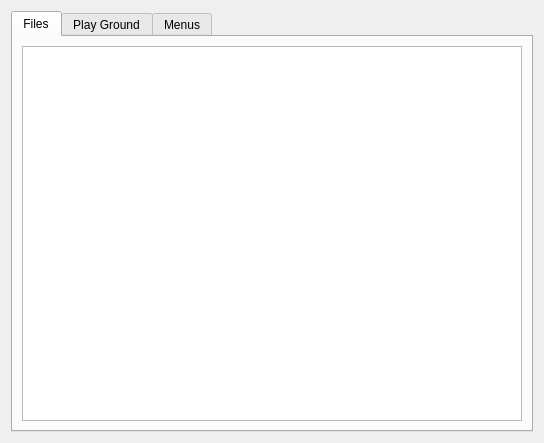
<?xml version="1.0" encoding="UTF-8"?>
<ui version="4.0">
 <class>Form</class>
 <widget class="QWidget" name="Form">
  <property name="geometry">
   <rect>
    <x>0</x>
    <y>0</y>
    <width>532</width>
    <height>433</height>
   </rect>
  </property>
  <property name="windowTitle">
   <string>MYRaf</string>
  </property>
  <layout class="QGridLayout" name="gridLayout">
   <item row="0" column="0">
    <widget class="QTabWidget" name="tabWidget">
     <property name="currentIndex">
      <number>0</number>
     </property>
     <widget class="QWidget" name="tab">
      <attribute name="title">
       <string>Files</string>
      </attribute>
      <layout class="QGridLayout" name="gridLayout_2">
       <item row="0" column="0">
        <widget class="QTextBrowser" name="textBrowser_3">
         <property name="minimumSize">
          <size>
           <width>500</width>
           <height>373</height>
          </size>
         </property>
         <property name="html">
          <string>&lt;!DOCTYPE HTML PUBLIC &quot;-//W3C//DTD HTML 4.0//EN&quot; &quot;http://www.w3.org/TR/REC-html40/strict.dtd&quot;&gt;
&lt;html&gt;&lt;head&gt;&lt;meta name=&quot;qrichtext&quot; content=&quot;1&quot; /&gt;&lt;style type=&quot;text/css&quot;&gt;
p, li { white-space: pre-wrap; }
&lt;/style&gt;&lt;/head&gt;&lt;body style=&quot; font-family:'Noto Sans'; font-size:10pt; font-weight:400; font-style:normal;&quot;&gt;
&lt;p align=&quot;justify&quot; style=&quot;-qt-paragraph-type:empty; margin-top:12px; margin-bottom:12px; margin-left:0px; margin-right:0px; -qt-block-indent:0; text-indent:0px;&quot;&gt;&lt;br /&gt;&lt;/p&gt;&lt;/body&gt;&lt;/html&gt;</string>
         </property>
        </widget>
       </item>
      </layout>
     </widget>
     <widget class="QWidget" name="tab_2">
      <attribute name="title">
       <string>Play Ground</string>
      </attribute>
      <layout class="QGridLayout" name="gridLayout_3">
       <item row="0" column="0">
        <widget class="QTextBrowser" name="textBrowser_4">
         <property name="minimumSize">
          <size>
           <width>500</width>
           <height>373</height>
          </size>
         </property>
         <property name="html">
          <string>&lt;!DOCTYPE HTML PUBLIC &quot;-//W3C//DTD HTML 4.0//EN&quot; &quot;http://www.w3.org/TR/REC-html40/strict.dtd&quot;&gt;
&lt;html&gt;&lt;head&gt;&lt;meta name=&quot;qrichtext&quot; content=&quot;1&quot; /&gt;&lt;style type=&quot;text/css&quot;&gt;
p, li { white-space: pre-wrap; }
&lt;/style&gt;&lt;/head&gt;&lt;body style=&quot; font-family:'Noto Sans'; font-size:10pt; font-weight:400; font-style:normal;&quot;&gt;
&lt;p align=&quot;justify&quot; style=&quot;-qt-paragraph-type:empty; margin-top:12px; margin-bottom:12px; margin-left:0px; margin-right:0px; -qt-block-indent:0; text-indent:0px;&quot;&gt;&lt;br /&gt;&lt;/p&gt;&lt;/body&gt;&lt;/html&gt;</string>
         </property>
        </widget>
       </item>
      </layout>
     </widget>
     <widget class="QWidget" name="tab_3">
      <attribute name="title">
       <string>Menus</string>
      </attribute>
      <layout class="QGridLayout" name="gridLayout_4">
       <item row="0" column="0">
        <widget class="QTextBrowser" name="textBrowser_5">
         <property name="minimumSize">
          <size>
           <width>500</width>
           <height>373</height>
          </size>
         </property>
         <property name="html">
          <string>&lt;!DOCTYPE HTML PUBLIC &quot;-//W3C//DTD HTML 4.0//EN&quot; &quot;http://www.w3.org/TR/REC-html40/strict.dtd&quot;&gt;
&lt;html&gt;&lt;head&gt;&lt;meta name=&quot;qrichtext&quot; content=&quot;1&quot; /&gt;&lt;style type=&quot;text/css&quot;&gt;
p, li { white-space: pre-wrap; }
&lt;/style&gt;&lt;/head&gt;&lt;body style=&quot; font-family:'Noto Sans'; font-size:10pt; font-weight:400; font-style:normal;&quot;&gt;
&lt;p align=&quot;justify&quot; style=&quot;-qt-paragraph-type:empty; margin-top:12px; margin-bottom:12px; margin-left:0px; margin-right:0px; -qt-block-indent:0; text-indent:0px;&quot;&gt;&lt;br /&gt;&lt;/p&gt;&lt;/body&gt;&lt;/html&gt;</string>
         </property>
        </widget>
       </item>
      </layout>
     </widget>
    </widget>
   </item>
  </layout>
 </widget>
 <resources/>
 <connections/>
</ui>
